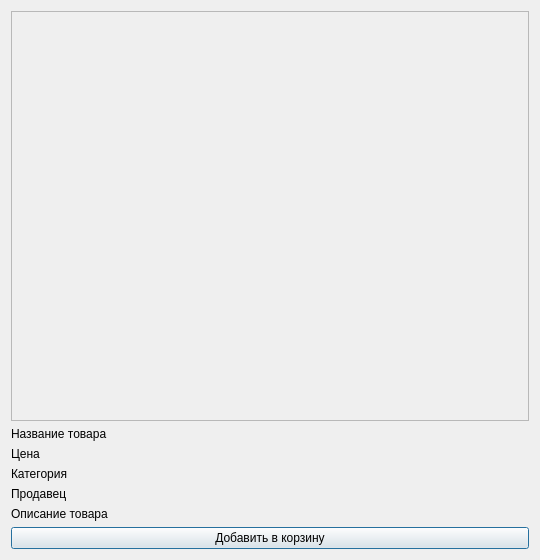
<?xml version="1.0" encoding="UTF-8"?>
<ui version="4.0">
 <class>ProductCard</class>
 <widget class="QDialog" name="ProductCard">
  <property name="geometry">
   <rect>
    <x>0</x>
    <y>0</y>
    <width>540</width>
    <height>560</height>
   </rect>
  </property>
  <property name="minimumSize">
   <size>
    <width>540</width>
    <height>560</height>
   </size>
  </property>
  <property name="windowTitle">
   <string>Объявление</string>
  </property>
  <layout class="QVBoxLayout" name="rootLayout">
   <item>
    <widget class="QScrollArea" name="photosScrollArea">
     <property name="minimumSize">
      <size>
       <width>480</width>
       <height>280</height>
      </size>
     </property>
     <property name="widgetResizable">
      <bool>true</bool>
     </property>
     <widget class="QWidget" name="photosContainer">
      <property name="geometry">
       <rect>
        <x>0</x>
        <y>0</y>
        <width>516</width>
        <height>386</height>
       </rect>
      </property>
      <layout class="QHBoxLayout" name="photosLayout"/>
     </widget>
    </widget>
   </item>
   <item>
    <widget class="QLabel" name="productTitleLabel">
     <property name="text">
      <string>Название товара</string>
     </property>
    </widget>
   </item>
   <item>
    <widget class="QLabel" name="priceLabel">
     <property name="text">
      <string>Цена</string>
     </property>
    </widget>
   </item>
   <item>
    <widget class="QLabel" name="categoryLabel">
     <property name="text">
      <string>Категория</string>
     </property>
    </widget>
   </item>
   <item>
    <widget class="QLabel" name="sellerLabel">
     <property name="text">
      <string>Продавец</string>
     </property>
    </widget>
   </item>
   <item>
    <widget class="QLabel" name="descriptionLabel">
     <property name="text">
      <string>Описание товара</string>
     </property>
     <property name="wordWrap">
      <bool>true</bool>
     </property>
    </widget>
   </item>
   <item>
    <widget class="QPushButton" name="addToCartButton">
     <property name="text">
      <string>Добавить в корзину</string>
     </property>
    </widget>
   </item>
  </layout>
 </widget>
 <resources/>
 <connections/>
</ui>
